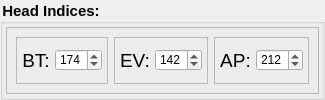
                  <widget class="QGroupBox" name="groupBox_3">
                   <property name="font">
                    <font>
                     <pointsize>11</pointsize>
                     <weight>75</weight>
                     <bold>true</bold>
                    </font>
                   </property>
                   <property name="styleSheet">
                    <string notr="true">

   font-style: Arial;  
	font-size:14

</string>
                   </property>
                   <property name="title">
                    <string>Head Indices:</string>
                   </property>
                   <layout class="QGridLayout" name="gridLayout_4">
                    <property name="leftMargin">
                     <number>3</number>
                    </property>
                    <property name="topMargin">
                     <number>3</number>
                    </property>
                    <property name="rightMargin">
                     <number>3</number>
                    </property>
                    <property name="bottomMargin">
                     <number>3</number>
                    </property>
                    <item row="0" column="0">
                     <widget class="QFrame" name="frame_40">
                      <property name="frameShape">
                       <enum>QFrame::StyledPanel</enum>
                      </property>
                      <property name="frameShadow">
                       <enum>QFrame::Raised</enum>
                      </property>
                      <layout class="QHBoxLayout" name="horizontalLayout_13">
                       <item>
                        <widget class="QFrame" name="frame_17">
                         <property name="frameShape">
                          <enum>QFrame::StyledPanel</enum>
                         </property>
                         <property name="frameShadow">
                          <enum>QFrame::Raised</enum>
                         </property>
                         <layout class="QHBoxLayout" name="horizontalLayout_14">
                          <property name="spacing">
                           <number>5</number>
                          </property>
                          <property name="leftMargin">
                           <number>5</number>
                          </property>
                          <property name="topMargin">
                           <number>5</number>
                          </property>
                          <property name="rightMargin">
                           <number>5</number>
                          </property>
                          <property name="bottomMargin">
                           <number>5</number>
                          </property>
                          <item alignment="Qt::AlignHCenter">
                           <widget class="QLabel" name="label_24">
                            <property name="font">
                             <font>
                              <pointsize>14</pointsize>
                              <weight>50</weight>
                              <bold>false</bold>
                             </font>
                            </property>
                            <property name="text">
                             <string>BT:</string>
                            </property>
                            <property name="alignment">
                             <set>Qt::AlignCenter</set>
                            </property>
                           </widget>
                          </item>
                          <item alignment="Qt::AlignLeft">
                           <widget class="QSpinBox" name="BTSpin">
                            <property name="maximum">
                             <number>175</number>
                            </property>
                            <property name="value">
                             <number>174</number>
                            </property>
                           </widget>
                          </item>
                         </layout>
                        </widget>
                       </item>
                       <item>
                        <widget class="QFrame" name="frame_19">
                         <property name="frameShape">
                          <enum>QFrame::StyledPanel</enum>
                         </property>
                         <property name="frameShadow">
                          <enum>QFrame::Raised</enum>
                         </property>
                         <layout class="QHBoxLayout" name="horizontalLayout_16">
                          <property name="spacing">
                           <number>5</number>
                          </property>
                          <property name="leftMargin">
                           <number>5</number>
                          </property>
                          <property name="topMargin">
                           <number>5</number>
                          </property>
                          <property name="rightMargin">
                           <number>5</number>
                          </property>
                          <property name="bottomMargin">
                           <number>5</number>
                          </property>
                          <item>
                           <widget class="QLabel" name="label_26">
                            <property name="font">
                             <font>
                              <pointsize>14</pointsize>
                              <weight>50</weight>
                              <bold>false</bold>
                             </font>
                            </property>
                            <property name="text">
                             <string>EV:</string>
                            </property>
                            <property name="alignment">
                             <set>Qt::AlignCenter</set>
                            </property>
                           </widget>
                          </item>
                          <item alignment="Qt::AlignLeft">
                           <widget class="QSpinBox" name="EVSpin">
                            <property name="maximum">
                             <number>143</number>
                            </property>
                            <property name="value">
                             <number>142</number>
                            </property>
                           </widget>
                          </item>
                         </layout>
                        </widget>
                       </item>
                       <item>
                        <widget class="QFrame" name="frame_18">
                         <property name="frameShape">
                          <enum>QFrame::StyledPanel</enum>
                         </property>
                         <property name="frameShadow">
                          <enum>QFrame::Raised</enum>
                         </property>
                         <layout class="QHBoxLayout" name="horizontalLayout_15">
                          <property name="spacing">
                           <number>5</number>
                          </property>
                          <property name="leftMargin">
                           <number>5</number>
                          </property>
                          <property name="topMargin">
                           <number>5</number>
                          </property>
                          <property name="rightMargin">
                           <number>5</number>
                          </property>
                          <property name="bottomMargin">
                           <number>5</number>
                          </property>
                          <item>
                           <widget class="QLabel" name="label_25">
                            <property name="font">
                             <font>
                              <pointsize>14</pointsize>
                              <weight>50</weight>
                              <bold>false</bold>
                             </font>
                            </property>
                            <property name="text">
                             <string>AP:</string>
                            </property>
                            <property name="alignment">
                             <set>Qt::AlignCenter</set>
                            </property>
                           </widget>
                          </item>
                          <item alignment="Qt::AlignLeft">
                           <widget class="QSpinBox" name="APSpin">
                            <property name="maximum">
                             <number>213</number>
                            </property>
                            <property name="value">
                             <number>212</number>
                            </property>
                           </widget>
                          </item>
                         </layout>
                        </widget>
                       </item>
                      </layout>
                     </widget>
                    </item>
                   </layout>
                  </widget>
